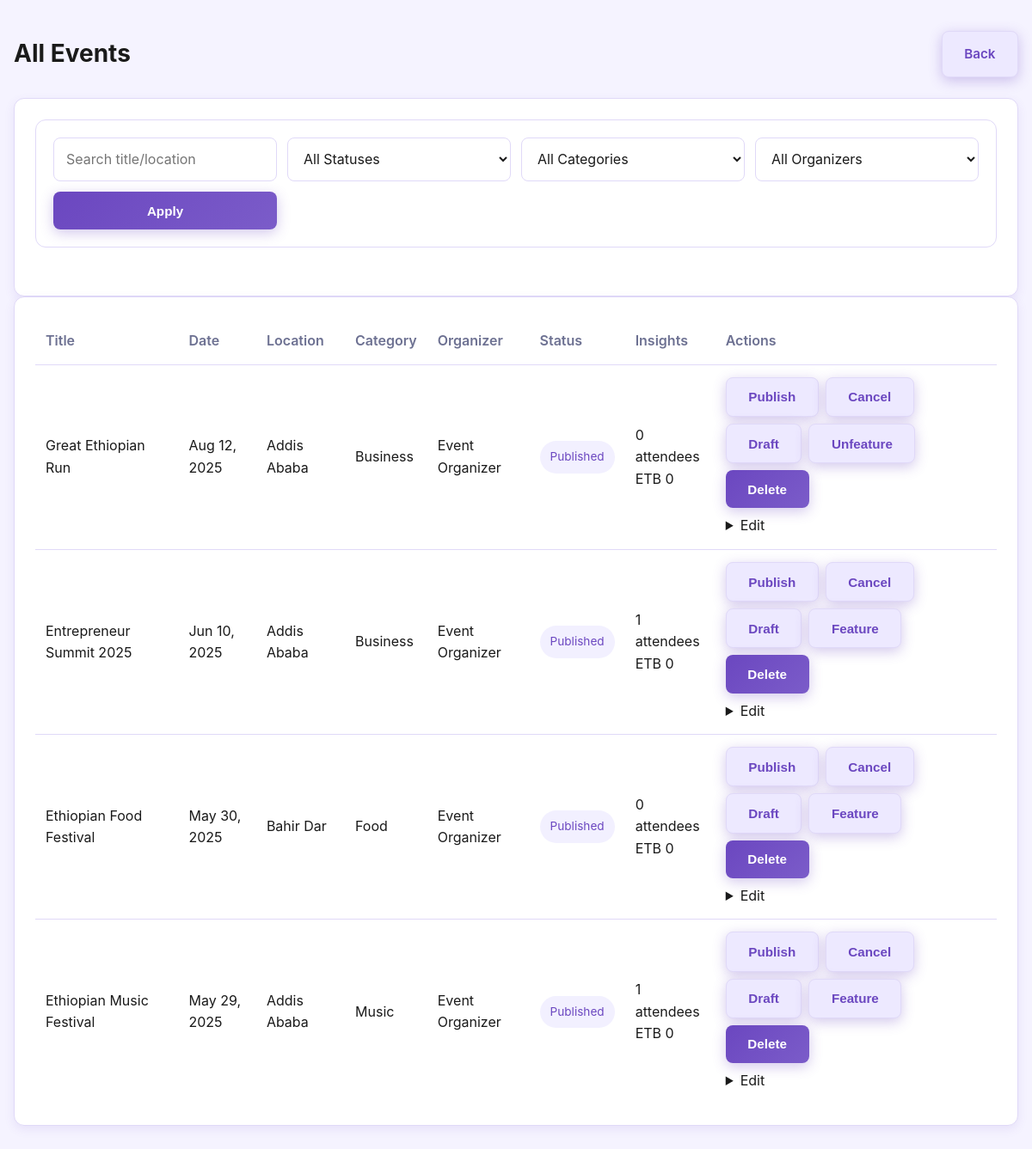
/admin-events.php (signed in), run on the app's committed database.
### tables this page shows
CREATE TABLE `events` (
  `id` int(11) NOT NULL,
  `title` varchar(180) NOT NULL,
  `description` text NOT NULL,
  `date` date NOT NULL,
  `location` varchar(120) NOT NULL,
  `organizer_id` int(11) NOT NULL,
  `category_id` int(11) NOT NULL,
  `image_url` varchar(255) NOT NULL,
  `status` enum('published','draft') NOT NULL DEFAULT 'published',
  `created_at` timestamp NOT NULL DEFAULT current_timestamp(),
  `is_featured` tinyint(1) NOT NULL DEFAULT 0,
  `attendance_count` int(11) NOT NULL DEFAULT 0,
  `lifecycle_status` varchar(20) DEFAULT NULL,
  `event_time` time DEFAULT NULL,
  `capacity` int(11) DEFAULT 0,
  `registration_deadline` date DEFAULT NULL,
  `ticket_type` varchar(50) DEFAULT 'Regular'
);

CREATE TABLE `categories` (
  `id` int(11) NOT NULL,
  `name` varchar(80) NOT NULL
);

CREATE TABLE `users` (
  `id` int(11) NOT NULL,
  `name` varchar(120) NOT NULL,
  `email` varchar(150) NOT NULL,
  `password` varchar(255) NOT NULL,
  `role` enum('admin','organizer','user') NOT NULL DEFAULT 'user',
  `status` enum('pending','approved','rejected') NOT NULL DEFAULT 'approved',
  `created_at` timestamp NOT NULL DEFAULT current_timestamp(),
  `is_blocked` tinyint(1) NOT NULL DEFAULT 0,
  `profile_image` varchar(255) DEFAULT NULL,
  `organization_name` varchar(150) DEFAULT NULL,
  `contact_info` varchar(150) DEFAULT NULL,
  `social_links` text DEFAULT NULL
);

### includes/config.php (called while the page is built, shortened)
<?php
function sanitize($value)
{
    return htmlspecialchars(trim($value), ENT_QUOTES, 'UTF-8');
}
function db_has_column($mysqli, $table, $column)
{
    $safeTable = preg_replace('/[^a-zA-Z0-9_]/', '', $table);
    $safeColumn = preg_replace('/[^a-zA-Z0-9_]/', '', $column);
    $query = "SHOW COLUMNS FROM `$safeTable` LIKE '$safeColumn'";
    $result = $mysqli->query($query);
    return $result && $result->num_rows > 0;
}

### admin-events.php (the view, shortened to what this page needs)
<?php
require_once 'includes/config.php';
$pageTitle = 'Admin Events | Event Ethiopia';
$hasFeatured = db_has_column($mysqli, 'events', 'is_featured');
$hasPrice = db_has_column($mysqli, 'events', 'price');
$priceExpr = $hasPrice ? 'e.price' : '0';
$search = trim($_GET['search'] ?? '');
$where = ["1=1"];
$stmt = $mysqli->prepare("SELECT e.id,e.title,e.date,e.location,e.status,$priceExpr AS price,e.category_id,e.organizer_id," . ($hasFeatured ? "e.is_featured," : "0 AS is_featured,") . " c.name category_name,u.name organizer_name,COUNT(b.id) AS attendees,SUM($priceExpr) AS revenue FROM events e LEFT JOIN categories c ON c.id=e.category_id LEFT JOIN users u ON u.id=e.organizer_id LEFT JOIN bookings b ON b.event_id=e.id WHERE " . implode(' AND ', $where) . " GROUP BY e.id ORDER BY e.date DESC");
$stmt->execute();
$events = $stmt->get_result()->fetch_all(MYSQLI_ASSOC);
?>
<!DOCTYPE html><html lang="en"><head><meta charset="UTF-8"><meta name="viewport" content="width=device-width, initial-scale=1.0"><title><?= sanitize($pageTitle) ?></title><link rel="stylesheet" href="css/style.css"></head>
<body><main class="page-content wrapper">
<section class="heading-bar"><h2>All Events</h2><a href="admin-dashboard.php" class="button button-alt">Back</a></section>
<div class="dashboard-card">
<form method="get" class="filter-panel">
<input type="text" name="search" placeholder="Search title/location" value="<?= sanitize($search) ?>">
<select name="status"><option value="">All Statuses</option></select>
<select name="category_id"><option value="0">All Categories</option></select>
<select name="organizer_id"><option value="0">All Organizers</option></select>
<button class="button">Apply</button>
</form>
</div>
<div class="dashboard-card"><table class="list-table"><thead><tr><th>Title</th><th>Date</th><th>Location</th><th>Category</th><th>Organizer</th><th>Status</th><th>Insights</th><th>Actions</th></tr></thead><tbody>
<?php foreach ($events as $event): ?>
<tr>
<td><?= sanitize($event['title']) ?></td>
<td><?= date('M d, Y', strtotime($event['date'])) ?></td>
<td><?= sanitize($event['location']) ?></td>
<td><?= sanitize($event['category_name'] ?? 'N/A') ?></td>
<td><?= sanitize($event['organizer_name'] ?? 'N/A') ?></td>
<td><span class="badge"><?= sanitize(ucfirst($event['status'])) ?></span></td>
<td><?= (int) $event['attendees'] ?> attendees<br>ETB <?= number_format($event['revenue'] ?? 0) ?></td>
<td>
<form method="post" style="display:flex;gap:8px;flex-wrap:wrap;">
<button class="button button-alt" name="set_status" value="published">Publish</button>
<button class="button button-alt" name="set_status" value="cancelled">Cancel</button>
<button class="button button-alt" name="set_status" value="draft">Draft</button>
<?php if ($hasFeatured): ?><button class="button button-alt" name="toggle_feature" value="<?= (int) $event['id'] ?>"><?= (int) $event['is_featured'] === 1 ? 'Unfeature' : 'Feature' ?></button><?php endif; ?>
<button class="button" name="delete_event" value="<?= (int) $event['id'] ?>">Delete</button>
</form>
<details style="margin-top:8px;">
<summary>Edit</summary>
</details>
</td>
</tr>
<?php endforeach; ?>
</tbody></table></div>
</main></body></html>

### css/style.css (style rules this page uses)
* { box-sizing: border-box; }
:root { --bg: #f5f3ff; --surface: #ffffff; --primary: #6b47c0; --primary-dark: #5a3d99; --primary-soft: #ede9ff; --text: #1a1a1a; --text-secondary: #666666; --border: #e0d9f8; --shadow: 0 4px 12px rgba(107, 71, 192, 0.1); --shadow-lg: 0 8px 24px rgba(107, 71, 192, 0.15); --muted: #6d7192; }
html { scroll-behavior: smooth; }
body { margin: 0; font-family: 'Inter', sans-serif; background: var(--bg); color: var(--text); line-height: 1.6; overflow-x: hidden; }
a { color: var(--primary); text-decoration: none; }
.wrapper { width: min(1200px, calc(100% - 32px)); margin: 0 auto; }
.button, .button-alt { display: inline-flex; align-items: center; justify-content: center; padding: 0.85rem 1.6rem; border-radius: 8px; font-weight: 600; text-decoration: none; border: none; cursor: pointer; transition: all 0.3s ease; font-size: 0.95rem; }
.button { background: linear-gradient(135deg, #6b47c0 0%, #7b5cc9 100%); color: white; box-shadow: 0 4px 15px rgba(107, 71, 192, 0.3); }
.button-alt { background: var(--primary-soft); color: var(--primary); border: 1px solid var(--border); }
.page-content { padding: 36px 0 64px; }
section.heading-bar { display: flex; align-items: center; justify-content: space-between; flex-wrap: wrap; gap: 16px; margin-bottom: 24px; }
.heading-bar h2 { margin: 0; font-size: 1.75rem; }
.filter-panel { display: grid; grid-template-columns: repeat(4, minmax(0, 1fr)); gap: 12px; margin-bottom: 32px; background: var(--surface); padding: 20px; border-radius: 12px; border: 1px solid var(--border); }
.filter-panel input, .filter-panel select, .form-input, .form-textarea { width: 100%; padding: 12px 14px; border: 1px solid var(--border); border-radius: 8px; background: var(--surface); font: inherit; color: var(--text); transition: all 0.2s ease; }
.profile-box, .dashboard-card { background: var(--surface); border: 1px solid var(--border); border-radius: 24px; padding: 24px; box-shadow: var(--shadow); }
.dashboard-card { background: var(--surface); border: 1px solid var(--border); border-radius: 12px; padding: 24px; box-shadow: var(--shadow); }
.list-table { width: 100%; border-collapse: collapse; }
.list-table th, .list-table td { padding: 14px 12px; border-bottom: 1px solid var(--border); text-align: left; }
.list-table th { color: var(--muted); font-weight: 600; }
.list-table tr:last-child td { border-bottom: none; }
.badge { display: inline-flex; align-items: center; padding: 8px 12px; border-radius: 999px; font-size: 0.85rem; background: #f2f0ff; color: var(--primary); }

### data on the page
events: title "Great Ethiopian Run", date "Aug 12, 2025", location "Addis Ababa", category.name "Business", organizer.name "Event Organizer", status "Published", attendees "0", revenue "0", $event['id'] 4 (drawn), is_featured "Unfeature"
events: title "Entrepreneur Summit 2025", date "Jun 10, 2025", location "Addis Ababa", category.name "Business", organizer.name "Event Organizer", status "Published", attendees "1", revenue "0", $event['id'] 2 (drawn), is_featured "Feature"
events: title "Ethiopian Food Festival", date "May 30, 2025", location "Bahir Dar", category.name "Food", organizer.name "Event Organizer", status "Published", attendees "0", revenue "0", $event['id'] 3 (drawn), is_featured "Feature"
events: title "Ethiopian Music Festival", date "May 29, 2025", location "Addis Ababa", category.name "Music", organizer.name "Event Organizer", status "Published", attendees "1", revenue "0", is_featured "Feature"
